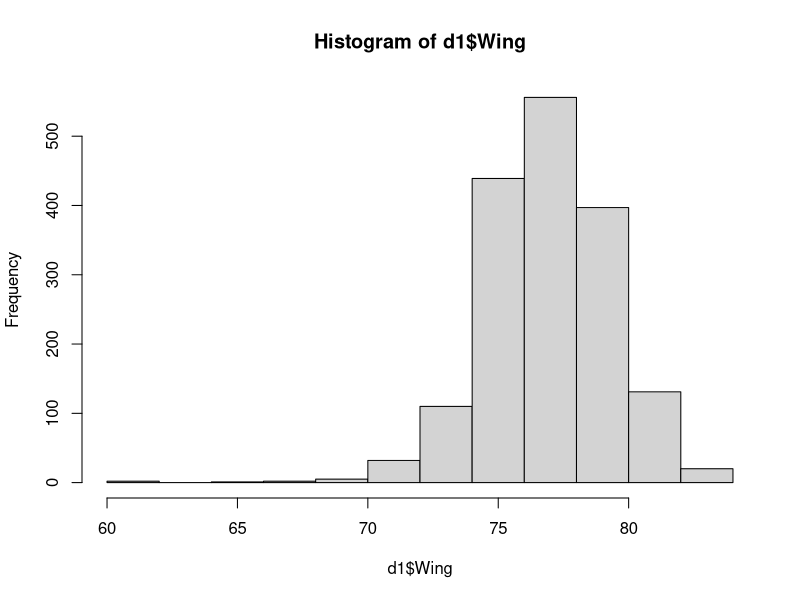
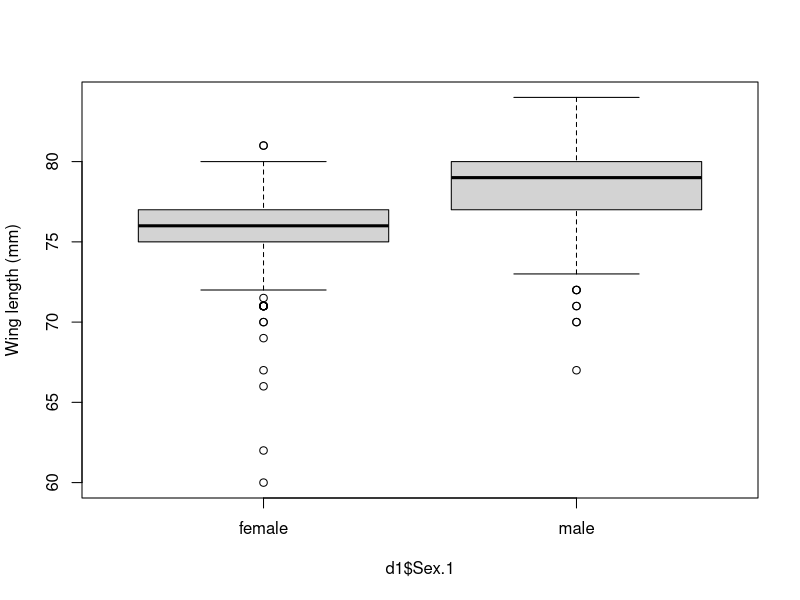
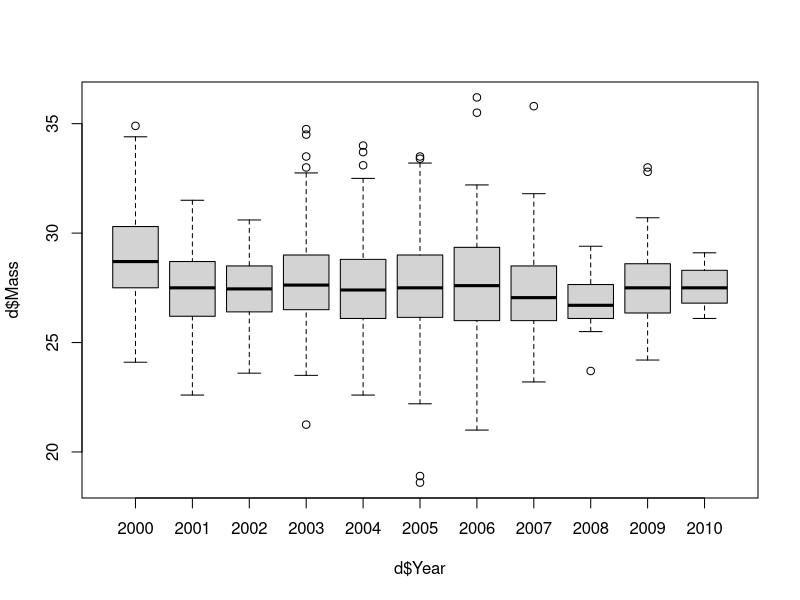
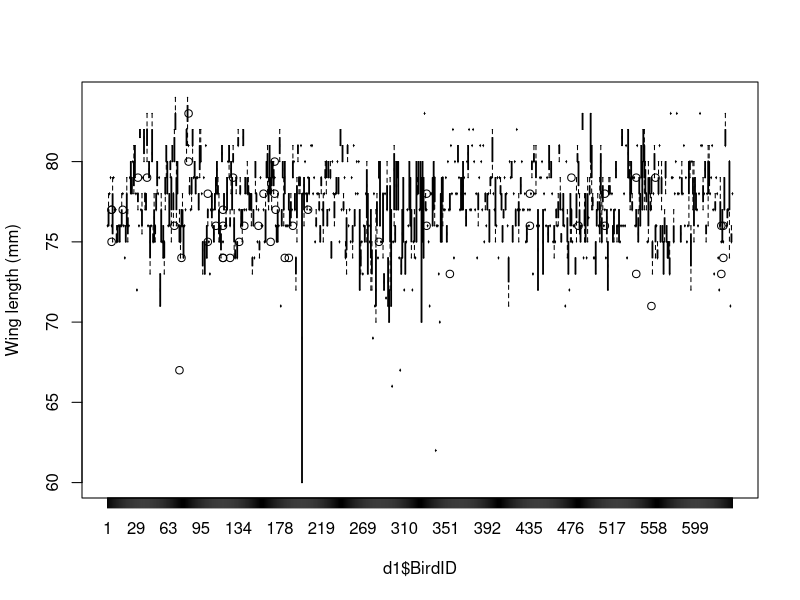

These charts were generated, in order, by the following R code:
rm(list=ls())
graphics.off()
d<-read.table("../data/SparrowSize.txt", header=TRUE)
d1<-subset(d, d$Wing!="NA")
summary(d1$Wing)

hist(d1$Wing)
model1<-lm(Wing~Sex.1,data=d1)
summary(model1)
boxplot(d1$Wing~d1$Sex.1, ylab="Wing length (mm)")

anova(model1)
t.test(d1$Wing~d1$Sex.1, var.equal=TRUE)
boxplot(d$Mass~d$Year)

m2<-lm(Mass~as.factor(Year),data=d)
anova(m2)

summary(m2)
am2<-aov(Mass~as.factor(Year),data=d)
summary(am2)

TukeyHSD(am2)
boxplot(d1$Wing~d1$BirdID, ylab="Wing length (mm)")
require(dplyr)
tbl_df(d1)

glimpse(d1)
d$Mass %>% cor.test(d$Tarsus, na.rm=TRUE)

d1 %>%
  group_by(BirdID) %>%
  summarise (count=length(BirdID))

d1 %>%
  group_by(BirdID) %>%
  summarise (count=length(BirdID))

d1 %>%
  group_by(BirdID) %>%
  summarise (count=length(BirdID)) %>%
  count(count)

model3<-lm(Wing~as.factor(BirdID), data=d1)
anova(model3)

d1 %>%
  group_by(BirdID) %>%
  summarise (count=length(BirdID))
d1 %>%
  group_by(BirdID) %>%
  summarise (count=length(BirdID)) %>%
  count(count)
d1 %>%
  group_by(BirdID) %>%
  summarise (count=length(BirdID)) %>%
  summarise (sum(count))

d1 %>%
  group_by(BirdID) %>%
  summarise (count=length(BirdID)) %>%
  summarise (sum(count^2))
7307/1695
1695-7307/1695
(1/617)*(1695-7307/1695)

model3<-lm(Wing~as.factor(BirdID), data=d1)
anova(model3)

((13.20-1.62)/2.74)/(1.62+(13.20-1.62)/2.74)





